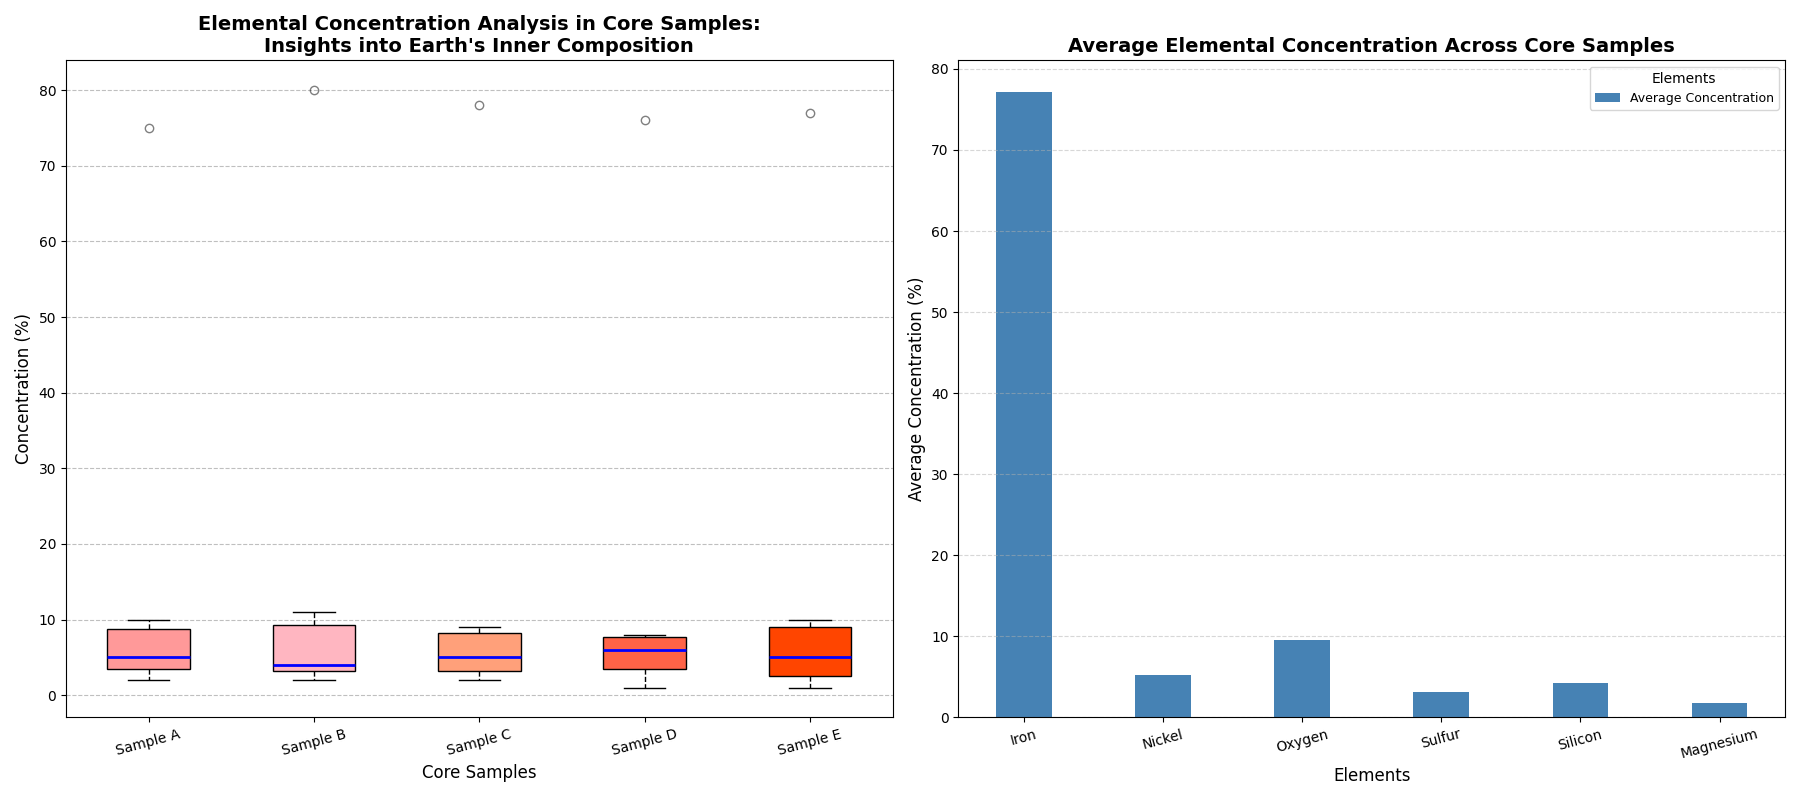

Python code for this plot:
import matplotlib.pyplot as plt
import numpy as np

# Fictional research data about the concentration of different elements in Earth's core samples
elements = ['Iron', 'Nickel', 'Oxygen', 'Sulfur', 'Silicon', 'Magnesium']
core_sample_A = [75, 5, 10, 3, 5, 2]
core_sample_B = [80, 4, 11, 2, 4, 3]
core_sample_C = [78, 6, 9, 4, 3, 2]
core_sample_D = [76, 5, 8, 3, 7, 1]
core_sample_E = [77, 6, 10, 4, 2, 1]

data = [core_sample_A, core_sample_B, core_sample_C, core_sample_D, core_sample_E]

# Additional data for average concentration percentages
average_concentration = np.mean(data, axis=0)

# Set up the figure and subplots
fig, (ax1, ax2) = plt.subplots(1, 2, figsize=(18, 8))

# Box Plot on the left
bp = ax1.boxplot(data, patch_artist=True, notch=False, widths=0.5,
                 boxprops=dict(facecolor='#ffcccb', color='black'),
                 whiskerprops=dict(color='black', linestyle='--'),
                 capprops=dict(color='black'),
                 medianprops=dict(color='blue', linewidth=2),
                 flierprops=dict(marker='o', color='black', alpha=0.5))

colors = ['#FF9999', '#FFB6C1', '#FFA07A', '#FF6347', '#FF4500']
for patch, color in zip(bp['boxes'], colors):
    patch.set(facecolor=color)

ax1.set_title("Elemental Concentration Analysis in Core Samples:\nInsights into Earth's Inner Composition",
              fontsize=14, fontweight='bold')
ax1.set_ylabel("Concentration (%)", fontsize=12)
ax1.set_xlabel("Core Samples", fontsize=12)
ax1.set_xticklabels(["Sample A", "Sample B", "Sample C", "Sample D", "Sample E"],
                    fontsize=10, rotation=15)
ax1.yaxis.grid(True, linestyle='--', which='major', color='grey', alpha=0.5)

# Bar Plot on the right
x = np.arange(len(elements))  # the label locations
width = 0.4  # the width of the bars

# Plot the average concentration of each element
ax2.bar(x, average_concentration, width, label='Average Concentration', color='#4682B4')

ax2.set_title("Average Elemental Concentration Across Core Samples", fontsize=14, fontweight='bold')
ax2.set_ylabel("Average Concentration (%)", fontsize=12)
ax2.set_xlabel("Elements", fontsize=12)
ax2.set_xticks(x)
ax2.set_xticklabels(elements, fontsize=10, rotation=15)
ax2.legend(title="Elements", fontsize=9, title_fontsize=10)
ax2.grid(axis='y', linestyle='--', alpha=0.5)

# Adjust layout automatically
plt.tight_layout()

# Show the plots
plt.show()
